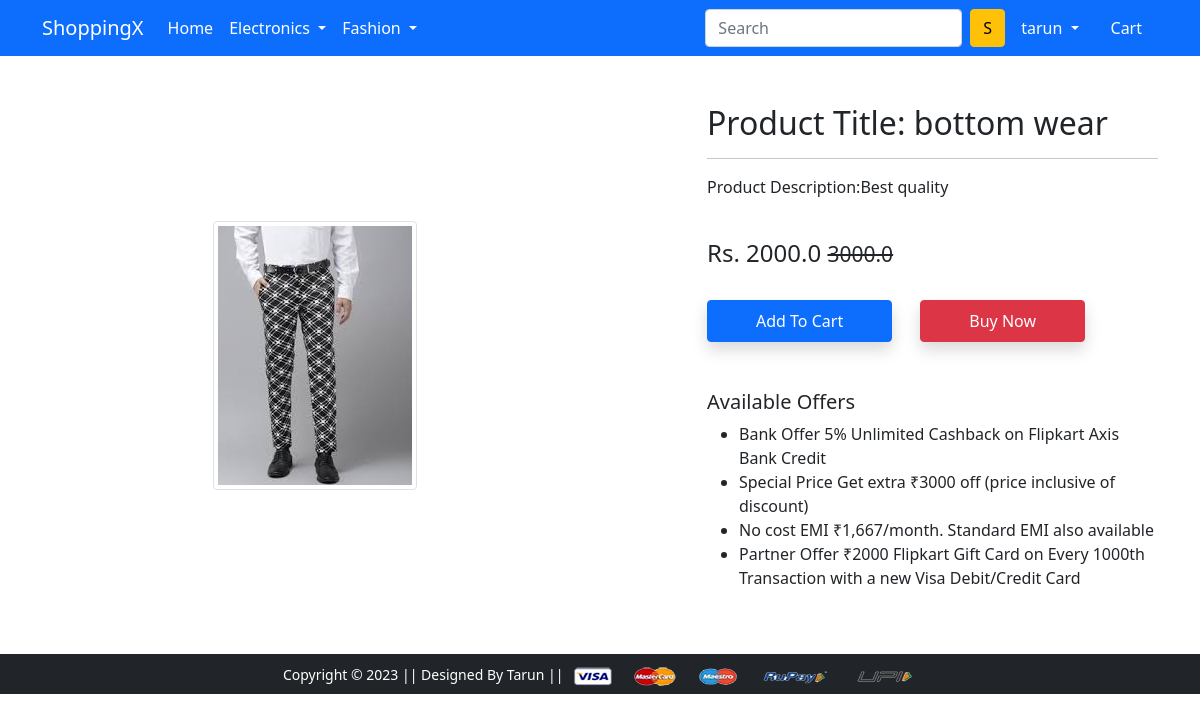
The page /product-detail/2 (signed in) on the database its author committed.
### app/models.py (models this page shows, shortened)
class Product(models.Model):
    title = models.CharField(max_length=50)
    selling_price = models.FloatField()
    discounted_price = models.FloatField()
    description = models.CharField(max_length=50)
    brand= models.CharField(max_length=20,default='')
    category = models.CharField(choices=CATEGORIES_CHOICES, max_length=2)
    product_image = models.ImageField(upload_to='productimg')

### app/views.py (the view)
# urls.py: path('product-detail/<int:pk>', views.ProductDetailView.as_view(), name='product-detail'),
@method_decorator(login_required, name='dispatch')
class ProductDetailView(View):
    def get(self, request, pk):
        product = Product.objects.get(id=pk)
        item_already_in_cart=False
        if request.user.is_authenticated:
            item_already_in_cart= Cart.objects.filter(Q(product=product.id) & Q(user=request.user)).exists()
        return render(request, 'app/productdetail.html', {'product': product,'item_already_in_cart':item_already_in_cart})

### app/templates/app/productdetail.html (shortened to what this page needs)
{% extends 'app/base.html' %}
{% load static %}
{% block main-content %}
<div class="container my-5">
 <div class="row">
  <div class="col-sm-6 text-center align-self-center">
   <img src="{{product.product_image.url}}" alt="" class="img-fluid img-thumbnail">
  </div>
  <div class="col-sm-5 offset-sm-1">
   <h2>Product Title: {{product.title}}</h2>
   <hr>
   <p>Product Description:{{product.description}} </p> <br>
   <h4>Rs. {{product.discounted_price}} <small class="fw-light text-decoration-line-through">{{product.selling_price}}</small></h4> <br>
   {% if request.user.is_authenticated %}
   {% if item_already_in_cart %}
   <a href='{% url "show-cart" %}' class='btn btn-warning shadow px-5 py-2 ms-4'>Go To Cart</a>
   {% else %}
   <form action="/add-to-cart" class="d-inline">
        <button type="submit" class="btn btn-primary shadow px-5 py-2">Add To Cart</button>
    </form>
    {% endif %}
  {% endif %}
   <a href="{% url 'show-cart' %}" class="btn btn-danger shadow px-5 py-2 ms-4">Buy Now</a>
   <h5 class="mt-5">Available Offers</h5>
   <ul>
    <li>Bank Offer 5% Unlimited Cashback on Flipkart Axis Bank Credit</li>
    <li>Special Price Get extra ₹3000 off (price inclusive of discount)</li>
    <li>No cost EMI ₹1,667/month. Standard EMI also available</li>
    <li>Partner Offer ₹2000 Flipkart Gift Card on Every 1000th Transaction with a new Visa Debit/Credit Card</li>
   </ul>
  </div>
 </div>
</div>
{% endblock main-content %}

### app/templates/app/base.html (shortened to what this page needs)
<!doctype html>
{% load static %}
<html lang="en">
  <head>
    <link href="https://cdn.jsdelivr.net/npm/bootstrap@5.0.2/dist/css/bootstrap.min.css" rel="stylesheet">
    <link rel="stylesheet" href="{% static 'app/css/owl.carousel.min.css' %}">
    <link rel="stylesheet" href="{% static 'app/css/all.min.css' %}">
    <link rel="stylesheet" href="{% static 'app/css/style.css' %}">
  </head>
  <body>
    <nav class="navbar navbar-expand-lg navbar-dark bg-primary">
     <div class="container">
       <a class="navbar-brand" href="/">ShoppingX</a>
       <div class="collapse navbar-collapse" id="navbarSupportedContent">
         <ul class="navbar-nav me-auto mb-2 mb-lg-0">
           <li class="nav-item">
             <a class="nav-link active" aria-current="page" href="/">Home</a>
           </li>
           <li class="nav-item dropdown">
             <a class="nav-link dropdown-toggle text-white" href="#" id="electronicsDropdown" role="button" data-bs-toggle="dropdown" aria-expanded="false">
               Electronics
             </a>
           </li>
           <li class="nav-item dropdown">
             <a class="nav-link dropdown-toggle text-white" href="#" id="fashionDropdown" role="button" data-bs-toggle="dropdown" aria-expanded="false">
               Fashion
             </a>
           </li>
         </ul>
         <form class="d-flex">
           <input class="form-control me-2" type="search" placeholder="Search" aria-label="Search">
           <button class="btn btn-warning" type="submit">S</button>
         </form>
         <div>
          <ul class="navbar-nav me-auto mb-2 mb-lg-0">
            {% if request.user.is_authenticated %}
           <li class="nav-item dropdown mx-2">
              <a class="nav-link dropdown-toggle text-white" href="#" id="profileDropdown" role="button" data-bs-toggle="dropdown" aria-expanded="false">
                {{user.username}}
              </a>
            </li>
            <li class="nav-item mx-2">
             <a href="{% url 'show-cart' %}" class="nav-link text-white"> Cart </a>
            </li>
          {% endif %}
          </ul>
         </div>
       </div>
     </div>
    </nav>
    {% block main-content %} {% endblock main-content %}
    <footer class="container-fluid bg-dark text-center p-2 mt-5">
        <small class="text-white">Copyright &copy; 2023 || Designed By Tarun || </small>
        <img src="{% static 'app/images/payment.png' %}" alt="" srcset="" class="img-fluid" height="2px">
    </footer>
  </body>
</html>

### rows shown on the page
Product: product_image (picture), title "bottom wear", description "Best quality", discounted_price "2000.0", selling_price "3000.0"

### other values the page prints
{{ user.username }} "tarun"
